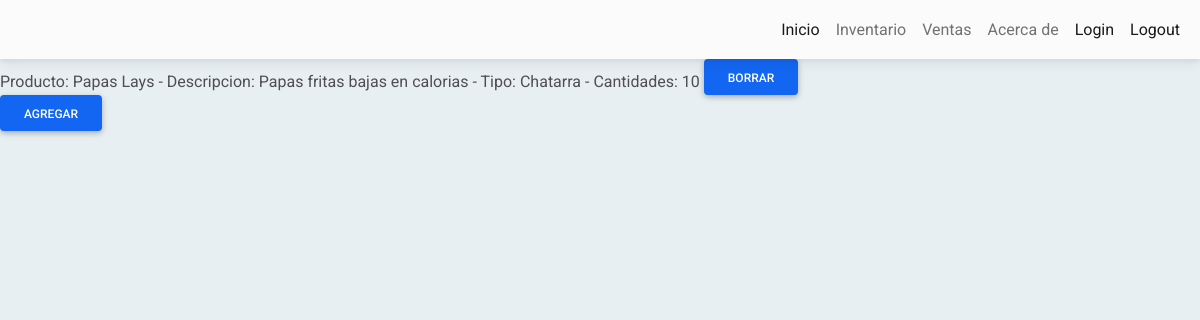
The page /inventario on the database as committed earlier.
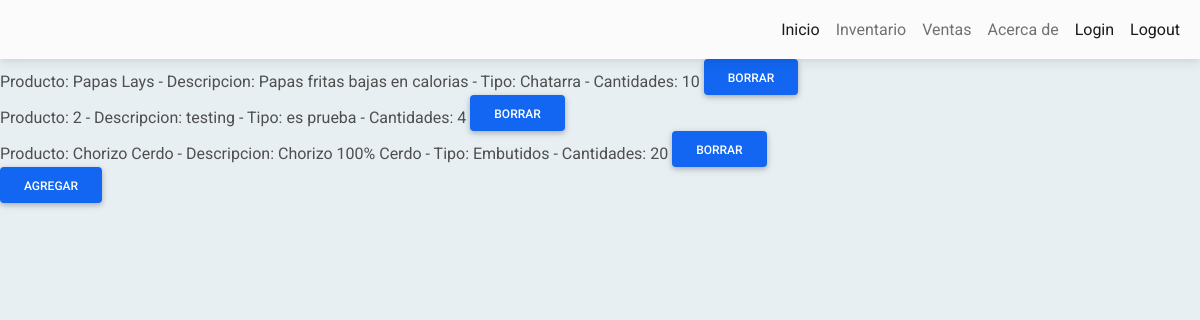
The same page on the database as committed later.
### InventarioModel/models.py (models this page shows)
class Producto (Model):
    nombre = CharField(max_length=70)
    descripcion = CharField(max_length=200)
    tipo = CharField(max_length=20)
    cantidad = IntegerField()
    def __str__(self):
        return f'Producto: {self.nombre} - Descripcion: {self.descripcion} - Tipo: {self.tipo} - Cantidades: {self.cantidad}'

### InventarioModel/views.py (the view)
# urls.py: path('inventario', views.vista_inventario, name='inventario'),
def vista_inventario (request ):
    return render (request, 'inventario.html', {'Producto': Producto.objects.all()})

### InventarioModel/Templates/inventario.html (shortened to what this page needs)
{% extends 'start.html'%}
{% load static %}
{% block bodycontent %}
<div class="align:center">
  {% for prod in Producto %}
    {{prod}}
    <a class="btn btn-primary" href=" {% url 'borrar_producto' prod.id %}" >Borrar</a>
    <br>
  {% endfor %}
  <a class="btn btn-primary" href=" {% url 'crear_producto' %}" >Agregar</a>
{% endblock %}

Rows that differ between the two databases and show on the page:
added Producto: nombre+descripcion+tipo "Producto: 2 - Descripcion: testing - Tipo: es prueba - Cantidades: 4"
added Producto: nombre+descripcion+tipo "Producto: Chorizo Cerdo - Descripcion: Chorizo 100% Cerdo - Tipo: Embutidos - Cantidades: 20"
